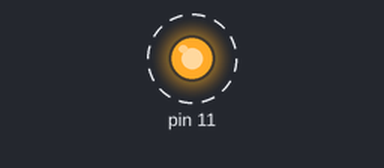
Bench run of a program on a simulated Raspberry Pi (header pin numbers). On the bench: output pins drawn as LEDs (lit = HIGH). Dashed ring = blinking. At 10.0 s the program stops and its outputs stay as they are.

Above: at 0.5 s.
Timing chart, 0 to 4.6 s (numbered marks = the images above):
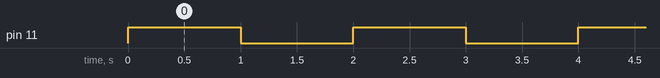

Measured:
- by itself, pin 11: alternates HIGH for 1.0 s and LOW for 1.0 s, 10 changes in all, then stays LOW

The program:

main.py
```python
import RPi.GPIO as GPIO
import time

# Set up GPIO using BCM numbering
GPIO.setmode(GPIO.BOARD)
GPIO.setwarnings(False)
GPIO.setup(11, GPIO.OUT)

# Simple blink script
for i in range(5):
    GPIO.output(11, GPIO.HIGH)
    time.sleep(1)
    GPIO.output(11, GPIO.LOW)
    time.sleep(1)
```
